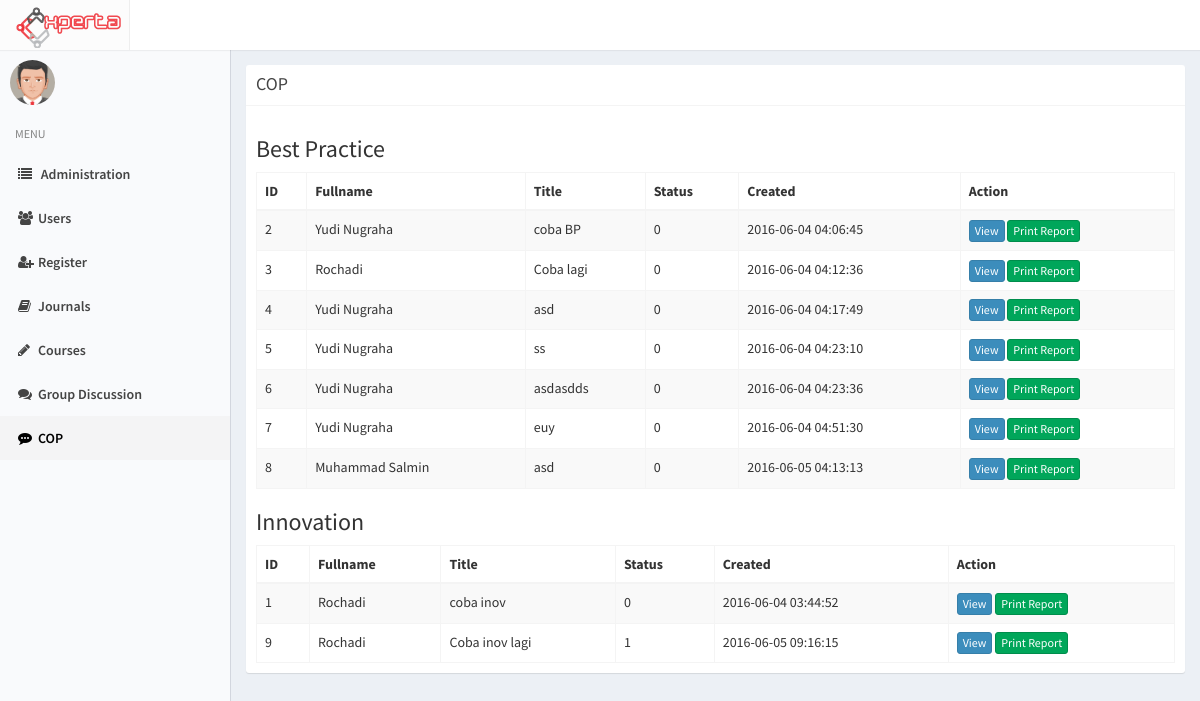
Page /index.php/admin/cop on the earlier database version.
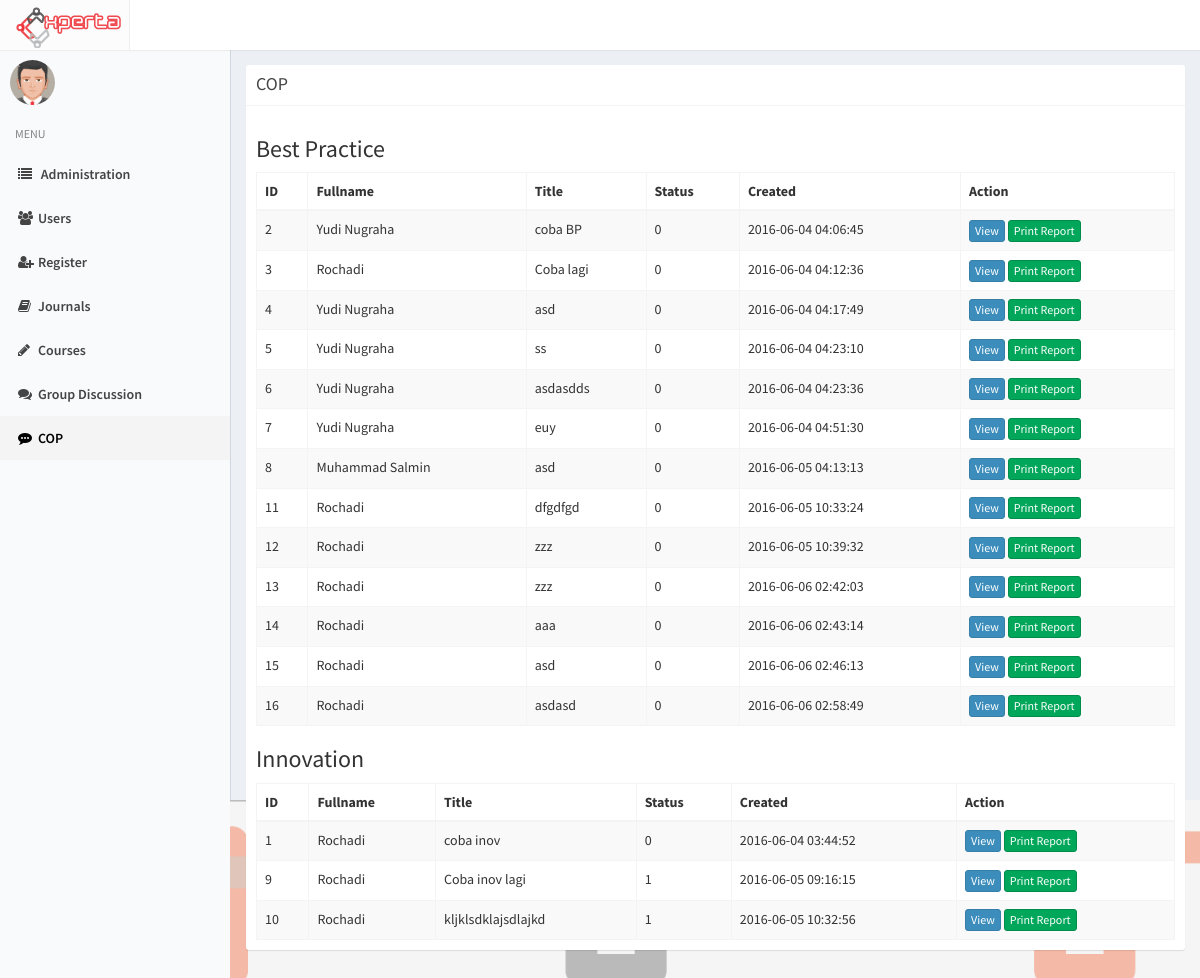
Same page on the later database version.
### tables this page shows
CREATE TABLE `cop` (
  `id_cop` int(11) NOT NULL,
  `id_scope` int(11) DEFAULT NULL,
  `id_user` int(11) NOT NULL,
  `title` varchar(200) NOT NULL,
  `content` text NOT NULL,
  `summary` text,
  `type` int(11) NOT NULL,
  `created_at` timestamp NOT NULL DEFAULT CURRENT_TIMESTAMP,
  `updated_at` timestamp NOT NULL DEFAULT CURRENT_TIMESTAMP ON UPDATE CURRENT_TIMESTAMP,
  `status` int(11) NOT NULL DEFAULT '1'
);

CREATE TABLE `profile` (
  `id_profile` int(11) NOT NULL,
  `NIK` varchar(50) DEFAULT NULL,
  `id_user` int(11) NOT NULL,
  `fullname` varchar(255) NOT NULL,
  `birthdate` date DEFAULT NULL,
  `gender` enum('M','F') DEFAULT NULL,
  `id_expert` int(11) DEFAULT '98',
  `pic` varchar(500) DEFAULT 'default.png',
  `updated_at` timestamp NOT NULL DEFAULT CURRENT_TIMESTAMP ON UPDATE CURRENT_TIMESTAMP,
  `login` int(11) NOT NULL DEFAULT '0'
);

### application/controllers/Admin.php (called while the page is built, shortened)
<?php
class Admin extends CI_Controller
{
		function __construct(){
			$this->load->model('Admin_model');
		}
		public function cop(){
			$data['title'] = "Admin - COP";
			$data['active'][5] = 'active';
			$data['best_practice'] = $this->Admin_model->getbp();
			$data['innovation'] = $this->Admin_model->getinnov();
			$this->load->view('admin/cop', $data);
		}
}

### index.php (called while the page is built, shortened)
<?php
require_once BASEPATH.'core/CodeIgniter.php';

### application/models/Admin_model.php (called while the page is built, shortened)
<?php
class Admin_model extends CI_Model
{
	function getbp(){
		return $this->db->query("SELECT * FROM cop, profile WHERE type = 2 AND cop.id_user = profile.id_user")->result();
	}
	function getinnov(){
		return $this->db->query("SELECT * FROM cop, profile WHERE type = 1 AND cop.id_user = profile.id_user")->result();
	}
}

### application/views/admin/cop.php (the view, shortened to what this page needs)
<?php include 'application/views/header.php' ?>
<?php include 'application/views/sidebar.php' ?>
<div class="content-wrapper">
<section class="content col-md-12">
<div class="box box-solid">
                <div class="box-header with-border">
                  <h3 class="box-title">COP</h3>
                </div>
                <div class="box-body">
                <h3>Best Practice</h3>
                <table class="table table-striped table-bordered">
                    <thead>
                    <tr>
                      <th>ID</th>
                      <th>Fullname</th>
                      <th>Title</th>
                      <th>Status</th>
                      <th>Created</th>
                      <th>Action</th>
                    </tr>
                    </thead>
                    <tbody>
                  <?php foreach ($best_practice as $data): ?>
                    <tr>
                      <td><?php echo $data->id_cop ?></td>
                      <td><?php echo $data->fullname ?></td>
                      <td><?php echo $data->title ?></td>
                      <td><?php echo $data->status ?></td>
                      <td><?php echo $data->created_at ?></td>
                      <td>
                        <a class="btn btn-xs btn-primary" href="<?php echo site_url('cop/bp_view/'.$data->id_cop) ?>">View</a>
                        <a class="btn btn-xs btn-success" target="_blank" href="<?php echo site_url('admin/print_cop/'.$data->id_cop) ?>">Print Report</a>
                      </td>
                    </tr>
                  <?php endforeach ?>
                  </tbody>
                  </table>
                  <h3>Innovation</h3>
                <table class="table table-striped table-bordered">
                    <thead>
                    <tr>
                      <th>ID</th>
                      <th>Fullname</th>
                      <th>Title</th>
                      <th>Status</th>
                      <th>Created</th>
                      <th>Action</th>
                    </tr>
                    </thead>
                    <tbody>
                  <?php foreach ($innovation as $data): ?>
                    <tr>
                      <td><?php echo $data->id_cop ?></td>
                      <td><?php echo $data->fullname ?></td>
                      <td><?php echo $data->title ?></td>
                      <td><?php echo $data->status ?></td>
                      <td><?php echo $data->created_at ?></td>
                      <td>
                        <a class="btn btn-xs btn-primary" href="<?php echo site_url('cop/innovation_view/'.$data->id_cop) ?>">View</a>
                        <a class="btn btn-xs btn-success" target="_blank" href="<?php echo site_url('admin/print_cop/'.$data->id_cop) ?>">Print Report</a>
                      </td>
                    </tr>
                  <?php endforeach ?>
                  </tbody>
                  </table>
                </div>
                </div>
                </section>
                </div>

Differences in the rows shown:
added cop: id_cop "11", profile.fullname "Rochadi", title "dfgdfgd", status "0", created_at "2016-06-05 10:33:24", shown under "Best Practice"
added cop: id_cop "12", profile.fullname "Rochadi", title "zzz", status "0", created_at "2016-06-05 10:39:32", shown under "Best Practice"
added cop: id_cop "13", profile.fullname "Rochadi", title "zzz", status "0", created_at "2016-06-06 02:42:03", shown under "Best Practice"
added cop: id_cop "14", profile.fullname "Rochadi", title "aaa", status "0", created_at "2016-06-06 02:43:14", shown under "Best Practice"
added cop: id_cop "15", profile.fullname "Rochadi", title "asd", status "0", created_at "2016-06-06 02:46:13", shown under "Best Practice"
added cop: id_cop "16", profile.fullname "Rochadi", title "asdasd", status "0", created_at "2016-06-06 02:58:49", shown under "Best Practice"
added cop: id_cop "10", profile.fullname "Rochadi", title "kljklsdklajsdlajkd", status "1", created_at "2016-06-05 10:32:56", shown under "Innovation"
